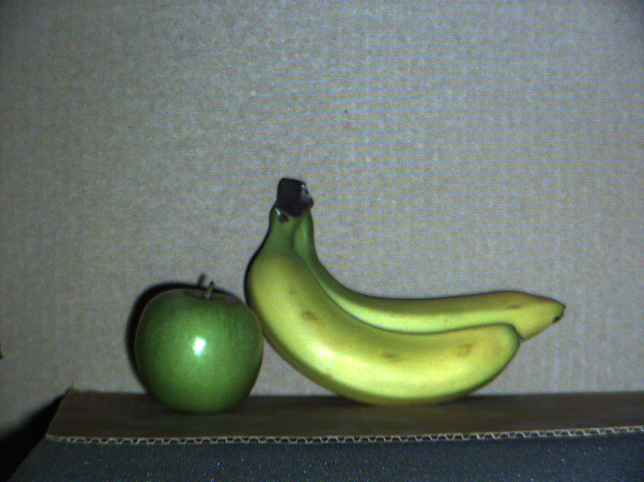
%> input picture light_transport/input_img/white.png, 1288 x 964 px (shown at 1/2 size)
$ octave untitled5.m   (GNU Octave 9; MATLAB toolbox functions it lacks are replaced by stand-ins)
%> lines starting %> are read from the running program, lines starting %| are printed output that depends on the picture
clc;
close all;
clear all;


imgPath = '/Users/delphine/Documents/239computational imaging/quiz3/quiz3_scenes/scene3/';
imgDir = dir([imgPath '*.png']);
allImg_hsi = zeros(964,1288,3,26);
allImg_rgb = zeros(964,1288,3,26);
imgrgb = imread('/Users/delphine/Documents/239computational imaging/quiz3/quiz3_scenes/white.png');
%> imgrgb is the input picture: size 964x1288x3 uint8; mean R, G, B 107.9, 118.8, 107.3
glhsi = rgb2hsi(imgrgb);
dlhsi = glhsi;
for i = 1:length(imgDir)
    img = imread([imgPath imgDir(i).name]);
    imhsi = rgb2hsi(img);
    allImg_hsi(:,:,:,i) = imhsi;
end
img_max = zeros(964,1288);
img_min = zeros(964,1288);
for i = 1:964
    for j=1:1288
        img_max(i,j) = max(allImg_hsi(i,j,3,:));
        img_min(i,j) = min(allImg_hsi(i,j,3,:));
    end
end
% [4 lines of commented-out code are left out]
globalLight = img_min * 2;
glhsi(:,:,3) = globalLight;
gl = hsi2rgb(glhsi);
directLight = img_max - img_min;
dlhsi(:,:,3) = directLight;
dl = hsi2rgb(dlhsi);
figure()
imshow(dl,[]);
figure()
imshow(gl,[]);


function hsi = rgb2hsi(rgb)
    % hsi = rgb2hsi(rgb)???RGB?????HSI???
    % ????????????M×N×3????
    % ???????????????????????????????????
    % ?????RGB?????????HSI?????????
    % ???????double??????[0, 1]??uint8? uint16?
    %
    % ??HSI???double?
    % ??hsi(:, :, 1)?????????????2*pi??[0, 1]?
    % hsi(:, :, 2)??????????[0, 1]?
    % hsi(:, :, 3)?????????[0, 1]?

    % ??????
    rgb = im2double(rgb);
    r = rgb(:, :, 1);
    g = rgb(:, :, 2);
    b = rgb(:, :, 3);

    % ??????
    num = 0.5*((r - g) + (r - b));
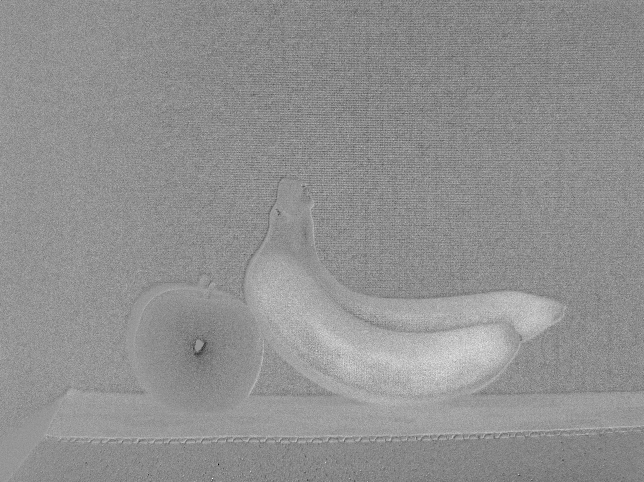
%> num: size 964x1288 double (shown at 1/2 size); min -0.551, max 0.384, mean -0.0202; drawn with min black and max white
    den = sqrt((r - g).^2 + (r - b).*(g - b));
    theta = acos(num./(den + eps)); %?????0
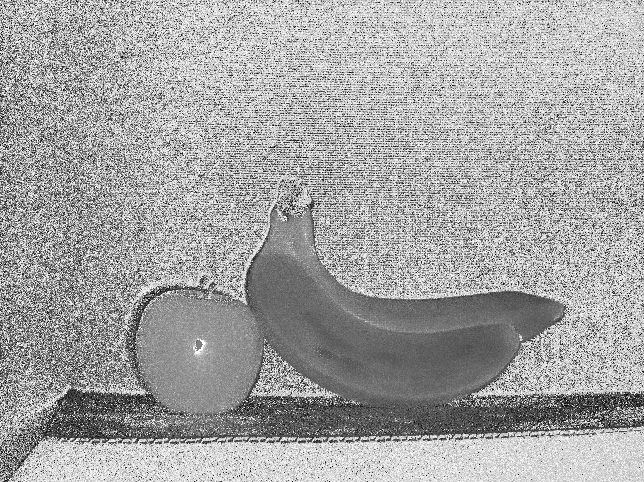
%> theta: size 964x1288 double (shown at 1/2 size); min 5.37e-08, max 3.14, mean 2.02; drawn with min black and max white

    H = theta;
    H(b > g) = 2*pi - H(b > g);
    H = H/(2*pi);

    num = min(min(r, g), b);
    den = r + g + b;
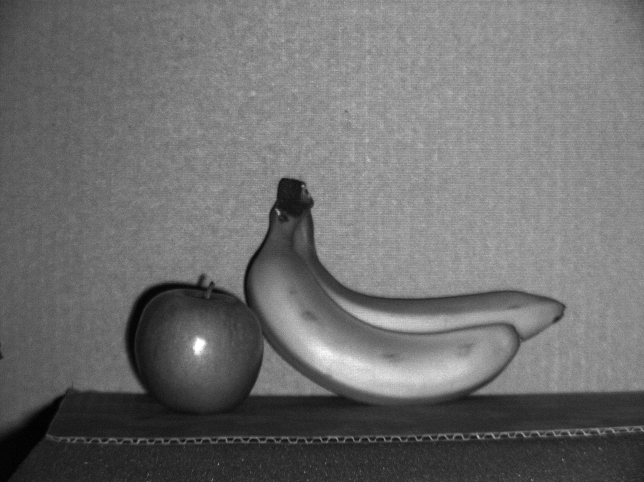
%> den: size 964x1288 double (shown at 1/2 size); min 0.00392, max 3, mean 1.31; drawn with min black and max white
    den(den == 0) = eps; %?????0
    S = 1 - 3.* num./den;
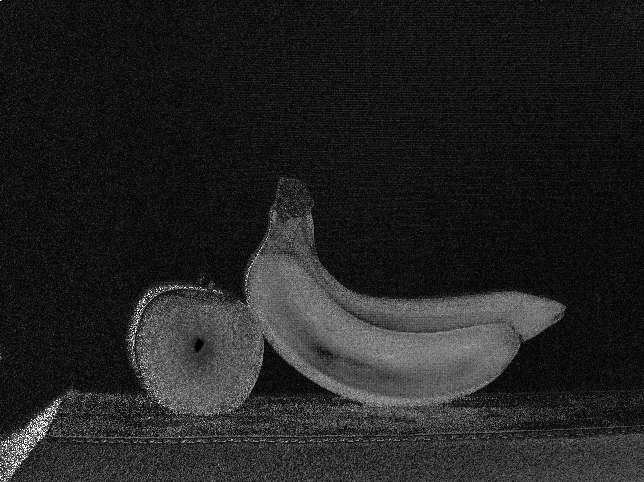
%> S: size 964x1288 double (shown at 1/2 size); min 0, max 1, mean 0.137

    H(S == 0) = 0;
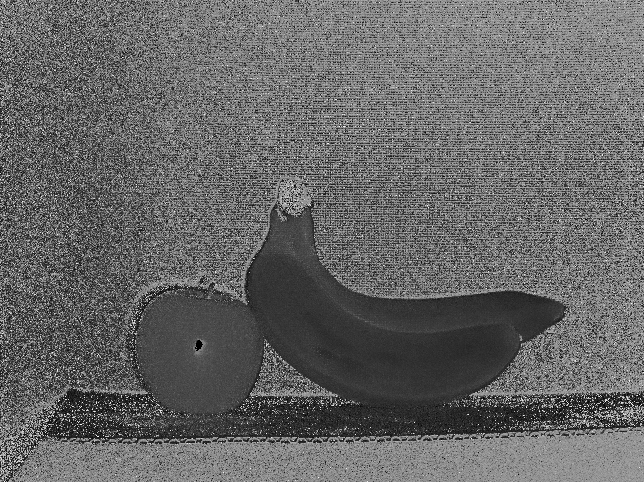
%> H: size 964x1288 double (shown at 1/2 size); min 0, max 0.996, mean 0.404

    I = (r + g + b)/3;

    % ?3?????????HSI??
    hsi = cat(3, H, S, I);
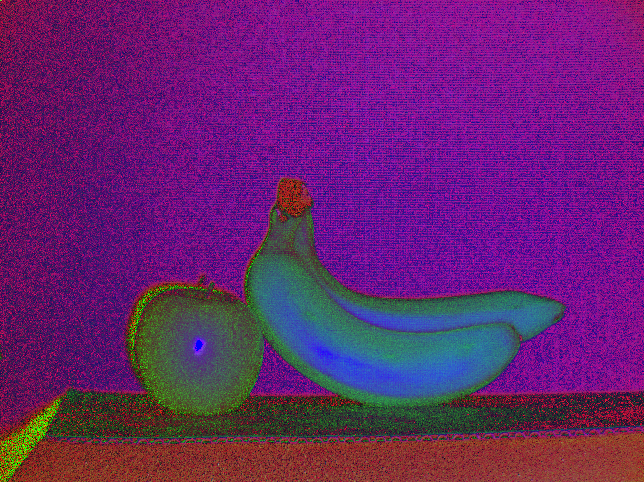
%> hsi: size 964x1288x3 double (shown at 1/2 size); mean R, G, B 0.404, 0.137, 0.437
%> `glhsi(:,:,3) = globalLight;`:
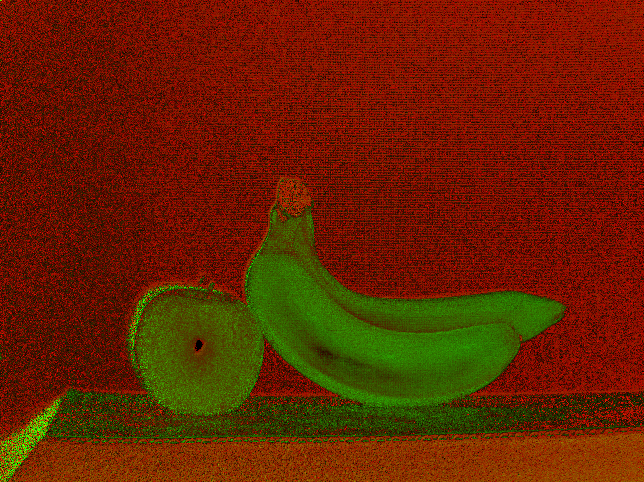
%> glhsi: size 964x1288x3 double (shown at 1/2 size); mean R, G, B 0.404, 0.137, 0
end
function rgb = hsi2rgb(hsi)
% [11 lines of commented-out code are left out]
hsi = im2double(hsi);
H = hsi(:, :, 1) * 2 * pi;
S = hsi(:, :, 2);
I = hsi(:, :, 3);
%> I: size 964x1288 double; every value is 0

% ??????
R = zeros(size(hsi, 1), size(hsi, 2));
G = zeros(size(hsi, 1), size(hsi, 2));
B = zeros(size(hsi, 1), size(hsi, 2));

% RG??(0 <= H < 2*pi/3)
idx = find( (0 <= H) & (H < 2*pi/3));
%> idx = 535610 values from 1 to 1241528
B(idx) = I(idx) .* (1 - S(idx));
R(idx) = I(idx) .* (1 + S(idx) .* cos(H(idx)) ./ ...
cos(pi/3 - H(idx)));
G(idx) = 3*I(idx) - (R(idx) + B(idx));

% BG??(2*pi/3 <= H < 4*pi/3)
idx = find( (2*pi/3 <= H) & (H < 4*pi/3) );
%> idx = 622657 values from 3 to 1241632
R(idx) = I(idx) .* (1 - S(idx));
G(idx) = I(idx) .* (1 + S(idx) .* cos(H(idx) - 2*pi/3) ./ ...
cos(pi - H(idx)));
B(idx) = 3*I(idx) - (R(idx) + G(idx));

% BR??
idx = find( (4*pi/3 <= H) & (H <= 2*pi));
%> idx = 83365 values from 10 to 1241551
G(idx) = I(idx) .* (1 - S(idx));
B(idx) = I(idx) .* (1 + S(idx) .* cos(H(idx) - 4*pi/3) ./ ...
cos(5*pi/3 - H(idx)));
R(idx) = 3*I(idx) - (G(idx) + B(idx));

% ?3?????????RGB??
rgb = cat(3, R, G, B);
%> rgb: size 964x1288x3 double; every value is 0
rgb = max(min(rgb, 1), 0);
end
